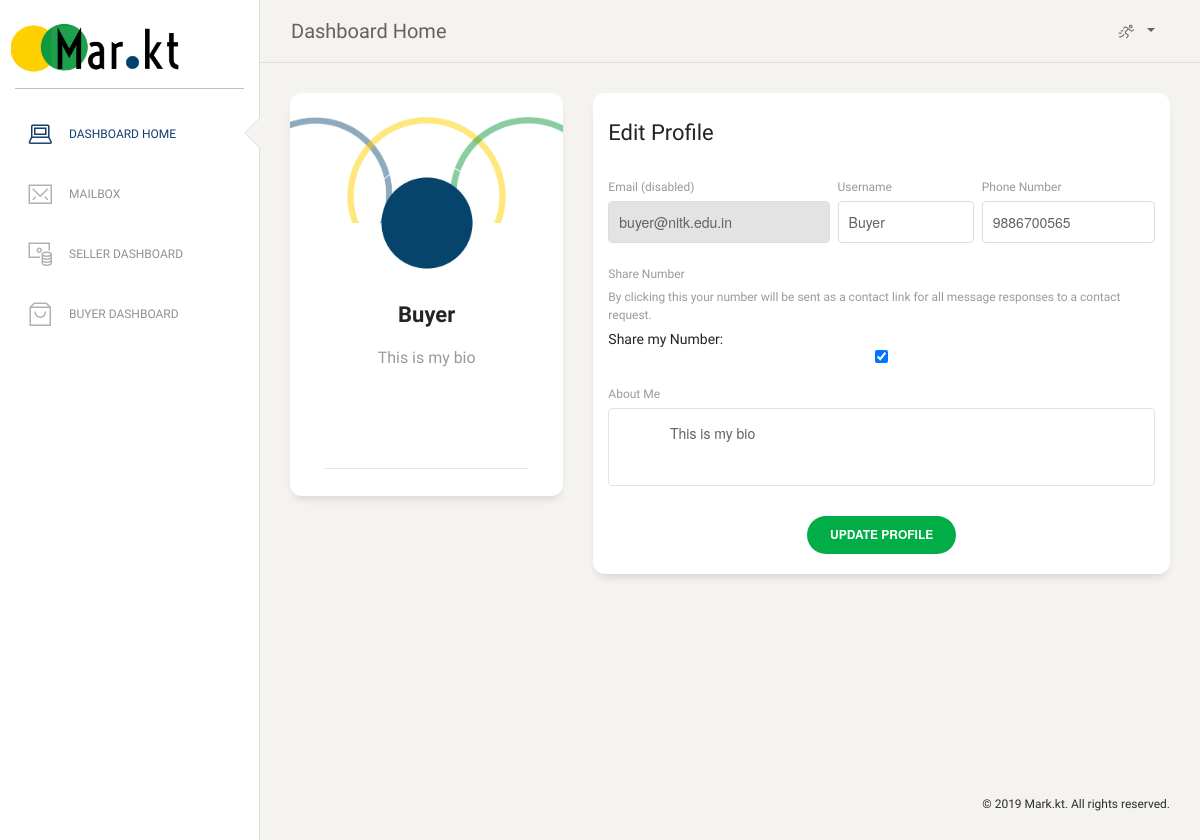
Before: /dashboard/ (signed in) with the older database file.
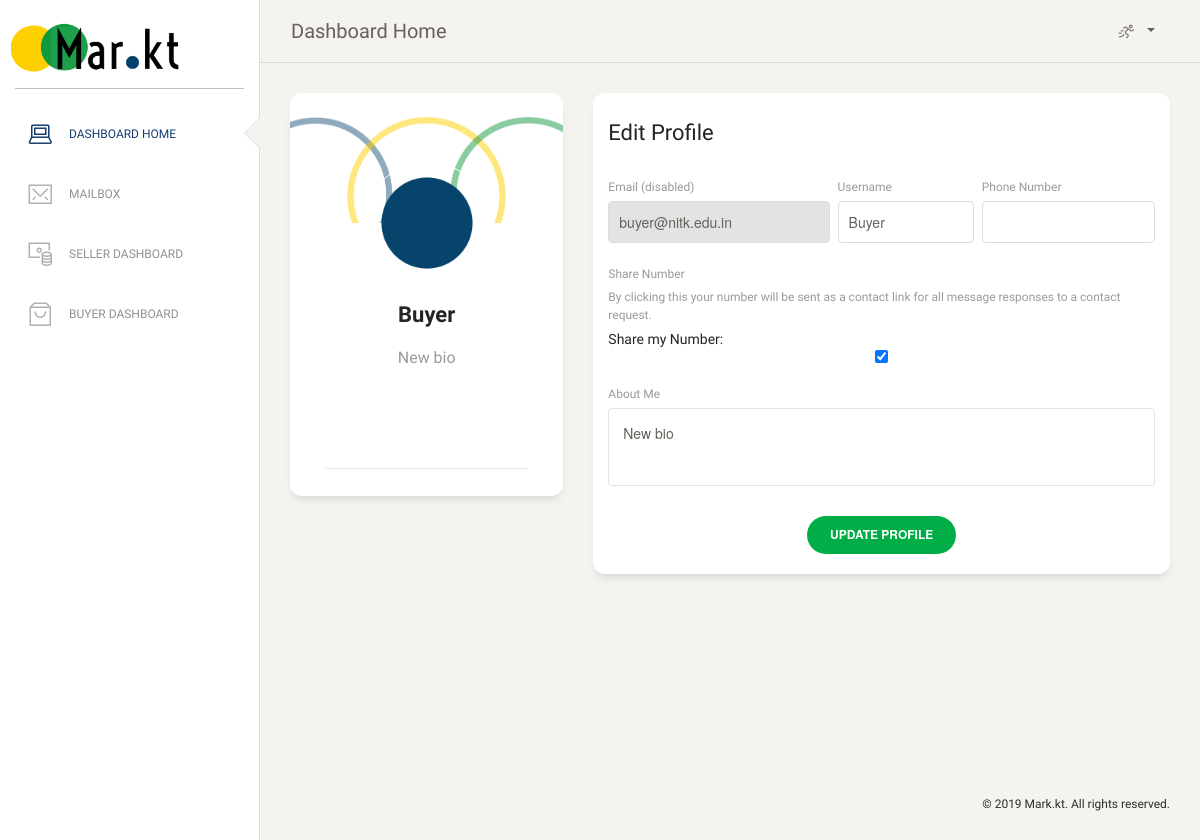
After: the same page with the newer database file.
### homepage/models.py (models this page shows)
class User(models.Model):
    name = models.CharField(max_length=50)
    bio = models.CharField(max_length=150)
    email_id = models.EmailField()
    password = models.CharField(max_length=20)
    phone_number = models.CharField(max_length=10)
    share_email = models.BooleanField(default=True)
    share_phone = models.BooleanField(default=False)

### homepage/views.py (the view, shortened to what this page needs)
# urls.py: path('dashboard/', views.display_dash_home, name="dash_home"),
def display_dash_home(request):
    if 'userid' not in request.session.keys() :
        return redirect(reverse('homepage:home'))
    user=User.objects.get(id=request.session['userid'])
    context = {
        'page_name': "Dashboard",
        'user':user,
    }
    if user.share_phone==True:
        context['shph']=True
    return render(request, 'homepage/dashboard.html', context)

### homepage/templates/homepage/dashboard.html (shortened to what this page needs)
<!DOCTYPE html>
<html lang="en">
{% load static %}
<head>
  <link href="{% static 'homepage/css/font-awesome.min.css' %}" rel="stylesheet">
  <link href="{% static 'homepage/css/bootstrap.min.css' %}" rel="stylesheet" />
  <link href="{% static 'homepage/css/paper-dashboard.css' %}" rel="stylesheet" />
   <link href="{% static 'homepage/css/theme.css' %}" rel="stylesheet">
   <link href="{% static 'homepage/css/dash.css' %}" rel="stylesheet">
</head>
<body class="">
  <div class="wrapper ">
    <div class="sidebar" data-color="white" data-active-color="danger">
      <div class="logo">
        <a href="{% url 'homepage:dash_home' %}" class="simple-text logo-normal">
          <div class="logo-image-big logo-image dash-logo">
            <img src="{% static 'homepage/img/logo3.png' %}">
          </div>
        </a>
      </div>
      <div class="sidebar-wrapper">
        <ul class="nav">
          <li class="active" id="dbhome">
            <a href="{% url 'homepage:dash_home' %}">
              <i class="nc-icon nc-laptop"></i>
              <p>Dashboard Home</p>
            </a>
          </li>
          <li  id="mail">
            <a href="{% url 'homepage:mail_home' %}">
              <i class="nc-icon nc-email-85"></i>
              <p>Mailbox</p>
            </a>
          </li>
          <li id="seller">
            <a href="{% url 'seller:dashboard' %}">
              <i class="nc-icon nc-money-coins"></i>
              <p>Seller Dashboard</p>
            </a>
          </li>
          <li id="buyer">
            <a href="{% url 'buyer:dashboard' %}">
              <i class="nc-icon nc-bag-16"></i>
              <p>Buyer Dashboard</p>
            </a>
          </li>
        </ul>
      </div>
    </div>
    <div class="main-panel">
      <nav class="navbar navbar-expand-lg navbar-absolute fixed-top navbar-transparent">
        <div class="container-fluid">
          <div class="navbar-wrapper">
            <a class="navbar-brand" href="">Dashboard Home</a>
          </div>
          <div class="collapse navbar-collapse justify-content-end" id="navigation">
            <ul class="navbar-nav">
              <li class="nav-item btn-rotate dropdown">
                <a class="nav-link dropdown-toggle" href="http://example.com" id="navbarDropdownMenuLink" data-toggle="dropdown" aria-haspopup="true" aria-expanded="false">
                  <i class="nc-icon nc-user-run"></i>
                </a>
              </li>
            </ul>
          </div>
        </div>
      </nav>
  <div class="content">
    <div class="row">
      <div class="col-md-4">
        <div class="card card-user">
          <div class="image">
            <img src="{% static 'homepage/img/hero-bg.png' %}" alt="...">
          </div>
          <div class="card-body">
            <div class="author">
                <img class="avatar border-gray" src="{% static 'homepage/img/bluedot.png' %}" alt="...">
                <h5 class="title">{{ user.name }}</h5>
            </div>
            <p class="description text-center">
              {{ user.bio }}
            </p>
          </div>
          <div class="card-footer">
            <hr>
          </div>
        </div>
      </div>
      <div class="col-md-8">
        <div class="card card-user">
          <div class="card-header">
            <h5 class="card-title">Edit Profile</h5>
          </div>
          <div class="card-body">
            <form method="POST">
              <div class="row">
                <div class="col-md-5 pr-1">
                  <div class="form-group">
                    <label>Email (disabled)</label>
                    <input type="text" class="form-control" disabled="" placeholder={{ user.email_id }} value={{ user.email_id }}>
                  </div>
                </div>
                <div class="col-md-3 px-1">
                  <div class="form-group">
                    <label>Username</label>
                    <input type="text" name="nameupd" class="form-control" placeholder={{ user.name }} value={{ user.name }} required>
                  </div>
                </div>
                <div class="col-md-4 pl-1">
                  <div class="form-group">
                    <label for="exampleInputEmail1">Phone Number</label>
                    <input type="number" name="phupd" class="form-control" value={{ user.phone_number }} placeholder={{ user.phone_number }} >
                  </div>
                </div>
              </div>
              <div class="row">
                <div class="col-md-12">
                  <div class="form-group">
                    <label for="exampleInputEmail1">Share Number</label><br>
                    <label>By clicking this your number will be sent as a contact link for all message responses to a contact request.</label><br>
                    Share my Number:   <input type="checkbox" name="numshare" class="form-control" checked="checked">
                  </div>
                </div>
              </div>
              <div class="row">
                <div class="col-md-12">
                  <div class="form-group">
                    <label>About Me</label>
                    <textarea name="bioupd" class="form-control textarea" >{{ user.bio }} </textarea>
                  </div>
                </div>
              </div>
              <div class="row">
                <div class="update ml-auto mr-auto">
                  <button type="submit" class="btn btn-primary btn-round">Update Profile</button>
                </div>
              </div>
            </form>
          </div>
        </div>
      </div>
    </div>
  </div>
      <footer class="footer footer-black  footer-white ">
        <div class="container-fluid">
          <div class="row">
            <nav class="footer-nav">
            </nav>
            <div class="credits ml-auto">
              <span class="copyright">
                ©
                 Mark.kt. All rights reserved.
              </span>
            </div>
          </div>
        </div>
      </footer>
    </div>
  </div>
</body>
</html>

### homepage/static/homepage/css/theme.css (style rules this page uses)
* { font-family: 'Roboto Condensed', sans-serif; }
.logo-image { max-height: 100px; }

### homepage/static/homepage/css/dash.css (style rules this page uses)
.dash-logo { width:170px; }

Changed rows visible on the page:
changed User "Buyer": bio "This is my bio" → "New bio"; bioupd "This is my bio" → "New bio"; phupd "9886700565" → (not shown)
